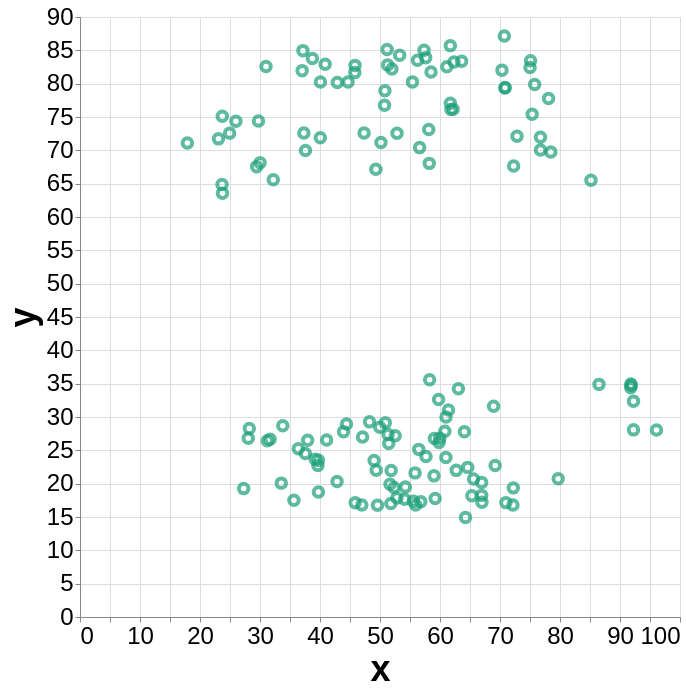

Express this chart as Vega-Lite.
### Vega-Lite specification from a JSON file in a GitHub repository (floating-point values rounded to 4 significant figures; data arrays with more than 128 entries replaced by an {"elided": "..."} marker saying what was removed)
{"config": {"view": {"width": 400, "height": 300}, "mark": {"tooltip": null}, "axis": {"labelFontSize": 24, "titleFontSize": 36}}, "data": {"name": "data-15f534f0a6ab800c08c7579588127990"}, "mark": {"type": "point", "color": "#1b9e77"}, "encoding": {"size": {"value": 90}, "strokeWidth": {"value": 4}, "x": {"type": "quantitative", "field": "x"}, "y": {"type": "quantitative", "field": "y"}}, "height": 600, "width": 600, "$schema": "https://vega.github.io/schema/vega-lite/v5.json", "datasets": {"data-15f534f0a6ab800c08c7579588127990": {"elided": "142 records"}}}
